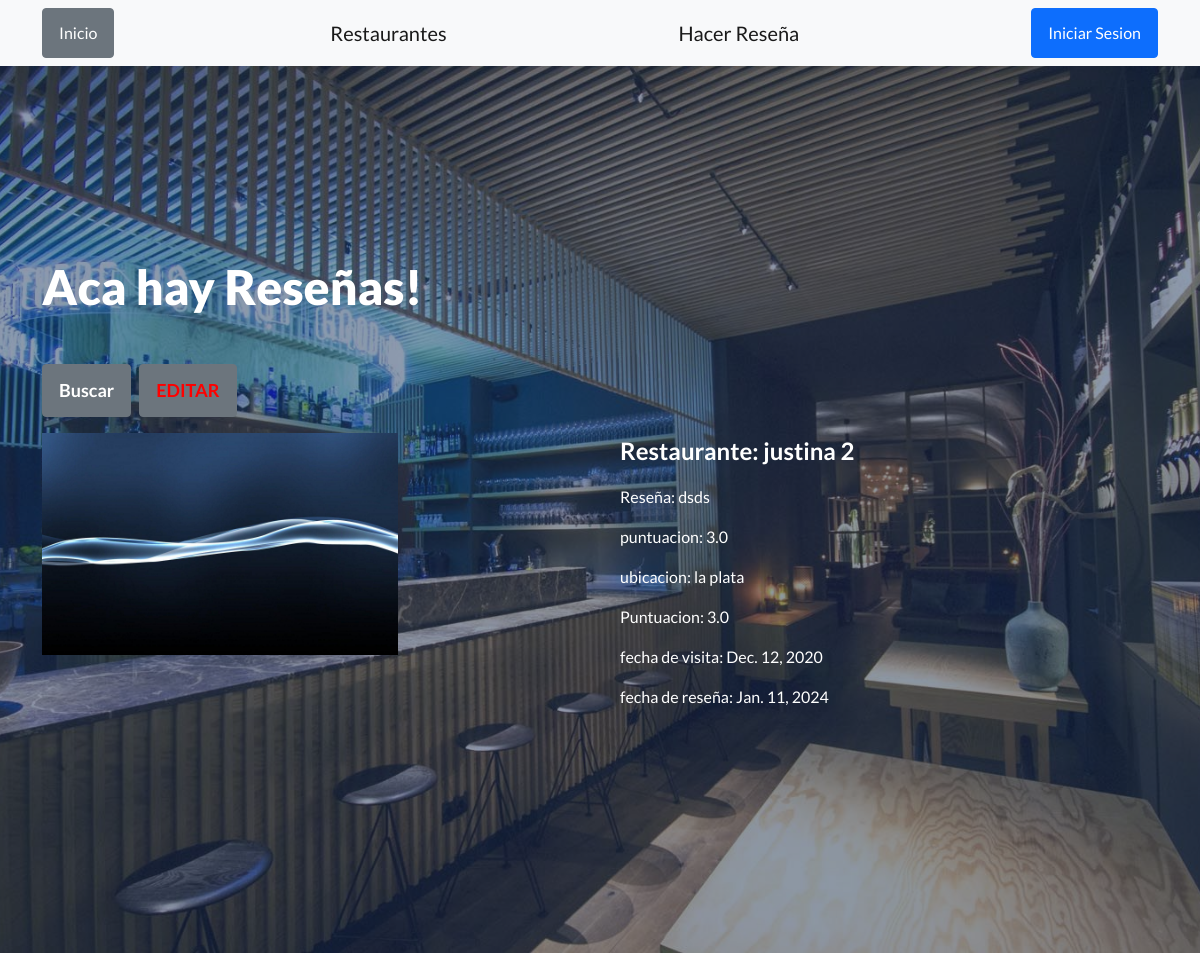
Page /AppResto/reseñas/ on the committed database.
### AppResto/models.py (models this page shows, shortened)
class Reseña(models.Model):
    restaurante = models.CharField(max_length=99)
    puntuacion = models.FloatField()
    ubicacion=models.CharField(max_length=99)
    fecha_de_visita = models.DateField()
    fecha_de_reseña = models.DateField()
    reseña=models.CharField(max_length=150)
    foto = models.ImageField(upload_to='AppResto/img/')

### AppResto/views.py (called while the page is built)
def Reseñas(request):
    reseñas=Reseña.objects.all()
    return render(request,"AppResto/reseñas.html",{"reseñas":reseñas})

### AppResto/templates/AppResto/reseñas.html
{% extends 'AppResto/herencia.html' %}
                {% block botones %}
                <a class="btn btn-secondary" href="{% url 'inicio' %}">Inicio</a>
                <a class="navbar-brand" href="{% url 'Restos' %}">Restaurantes</a>
                <a class="navbar-brand" href="{% url 'crear_reseña' %}">Hacer Reseña</a>
                {% endblock %}
        {% block buscaryeditar %}
        <h1 class="mb-5"><strong>Aca hay Reseñas!</strong></h1>
        <div class="d-flex align-items-center">
            <a class="btn btn-secondary" href="{% url 'buscar_reseña' %}">
                <strong><font size="4">Buscar</font></strong>
            </a>
            <a class="btn btn-secondary ms-2" href="{% url 'select_reseña' %}">
                <strong><font size="4" color="red">EDITAR</font></strong>
            </a>
        </div>
        {% endblock %}
                    {% block muestra %}
                    <div class="row restaurant-item">
                        {% for x in reseñas %}
                        <div class="col-md-4 col-centered my-3">
                            <img src="{{ x.foto.url }}" alt="{{ x.nombre }}" class="img-fluid restaurant-image my-restaurant-image">
                        </div>
                            <div class="col-md-8 col-centered my-3 text-white restaurant-text">
                                <div class="container position-relative">
                                    <div class="row justify-content-center">
                                        <div class="col-xl-6">
                                            <p><strong><font size= "5">Restaurante: {{x.restaurante}}</font size></strong></p>
                                                <p>Reseña: {{x.reseña}}</p>
                                                <p>puntuacion: {{x.puntuacion}}</p>
                                                <p>ubicacion: {{x.ubicacion}}</p>
                                                <p>Puntuacion: {{x.puntuacion}}</p>
                                                <p>fecha de visita: {{x.fecha_de_visita}}</p>
                                                <p>fecha de reseña: {{x.fecha_de_reseña}}</p>
                                        </div>
                                    </div>
                                </div>
                            </div>
                        {% endfor %}
                    </div>
         {% endblock %}

### rows in the picture
Reseña: foto (picture), restaurante "justina 2", reseña "dsds", puntuacion "3.0", ubicacion "la plata", fecha_de_visita "Dec. 12, 2020", fecha_de_reseña "Jan. 11, 2024"
